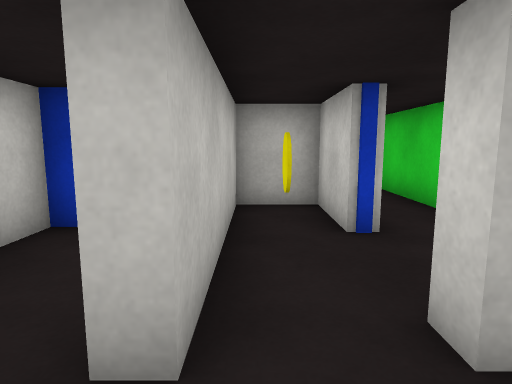
View 1 (above)

21 first-person views from a walk through a Unity game level. The camera is 1.2 m above the floor, tilts 8° down and sees 75° across. The floor is counted in squares, 1 m on a side. Each view is taken from the middle of a square. On the plan, view 1 faces up. The plan holds only what a view shows up to about 14 squares ahead; the rest is blank. The player is left out. Surface patterns are stand-ins for the level's own textures.

View 2
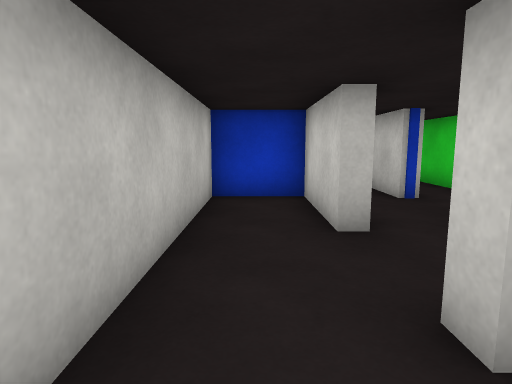

View 3
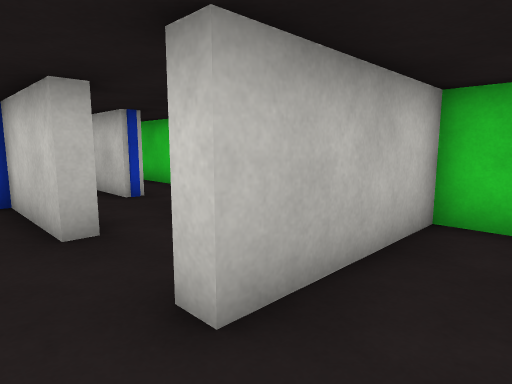

View 4
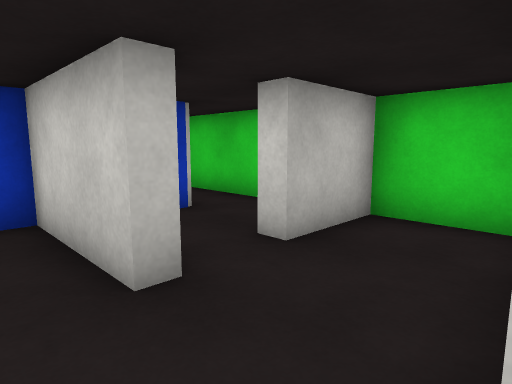

View 5
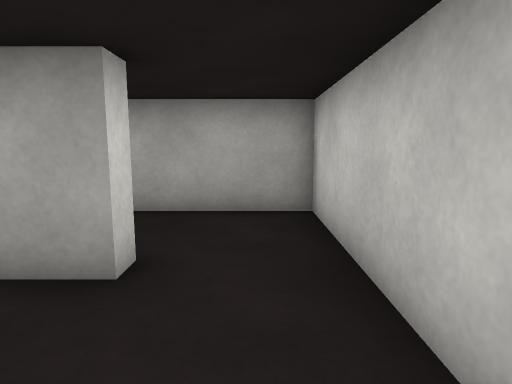

View 6
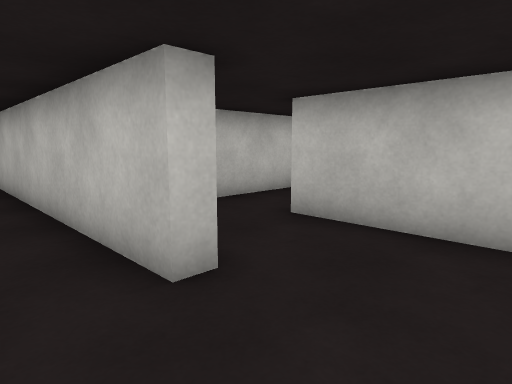

View 7
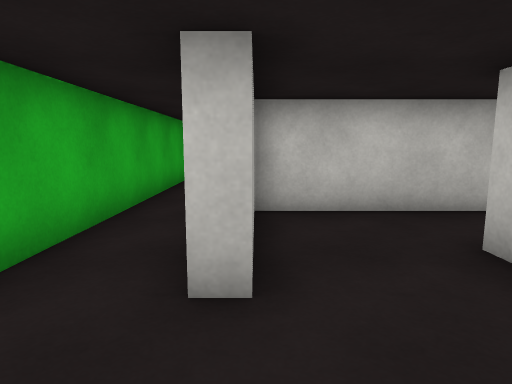

View 8
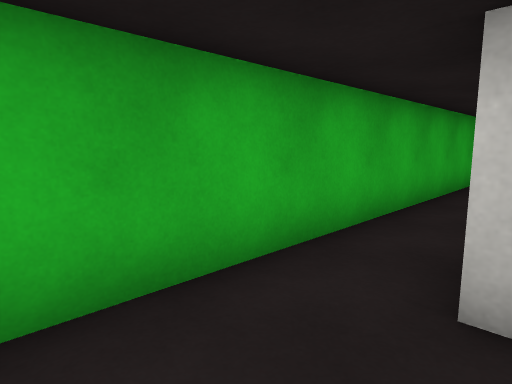

View 9
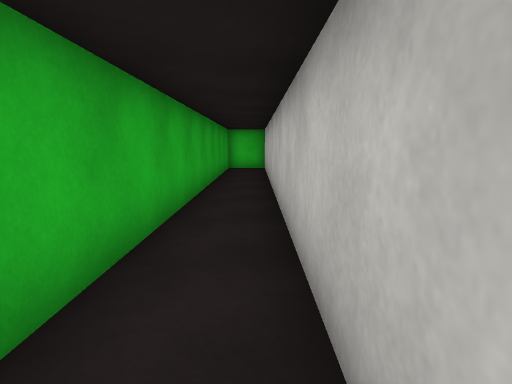

View 10
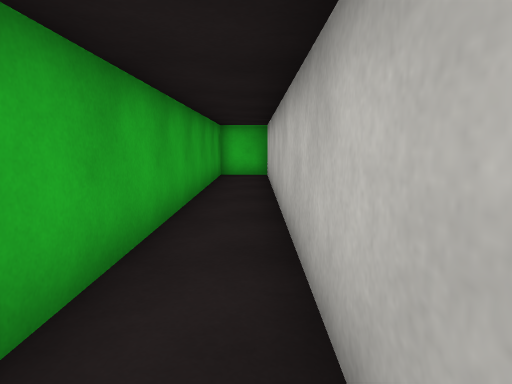

View 11
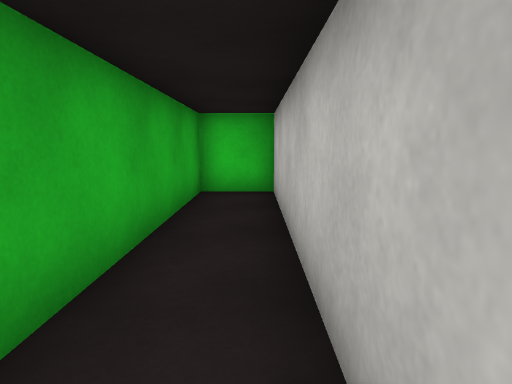

View 12
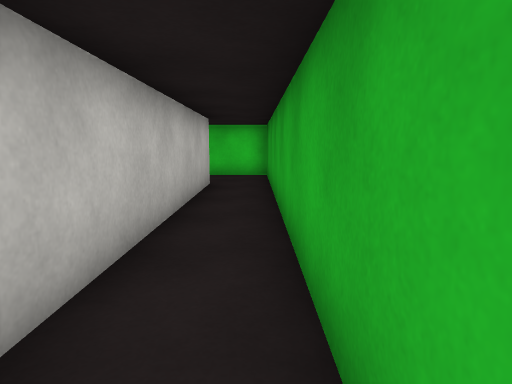

View 13
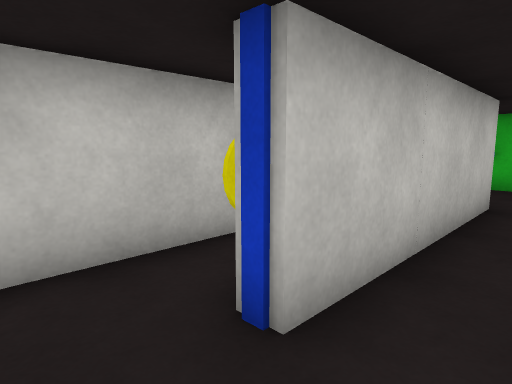

View 14
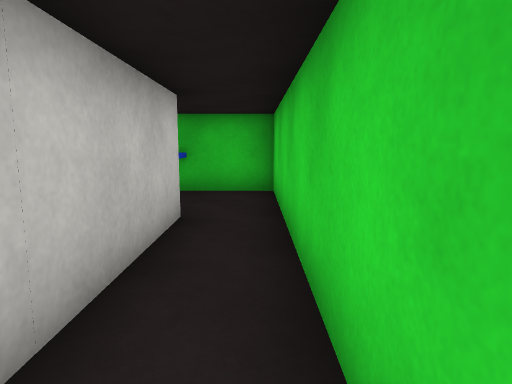

View 15
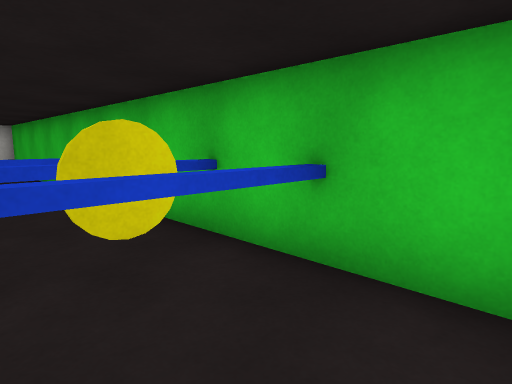

View 16
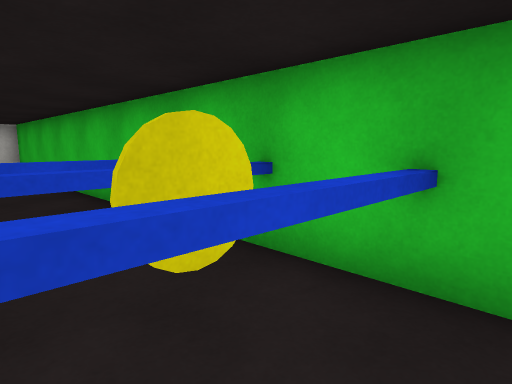

View 17
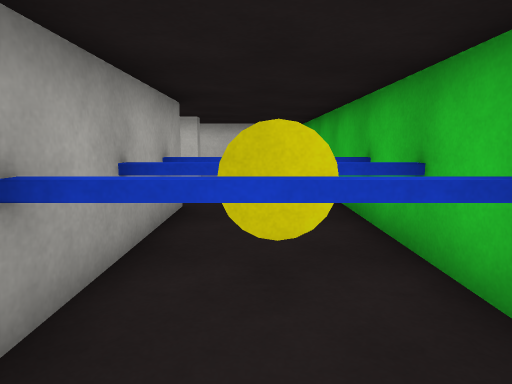

View 18
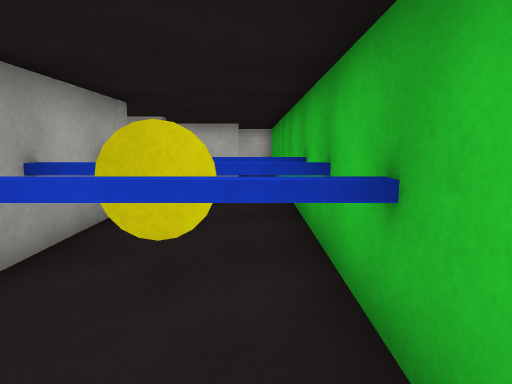

View 19
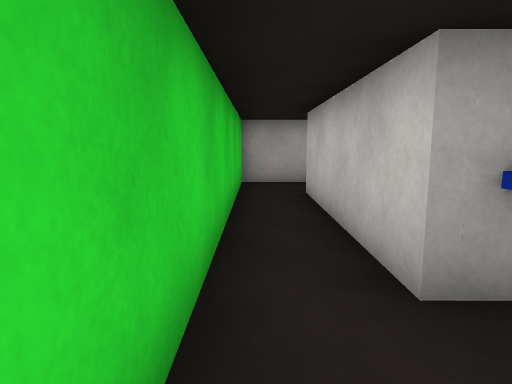

View 20
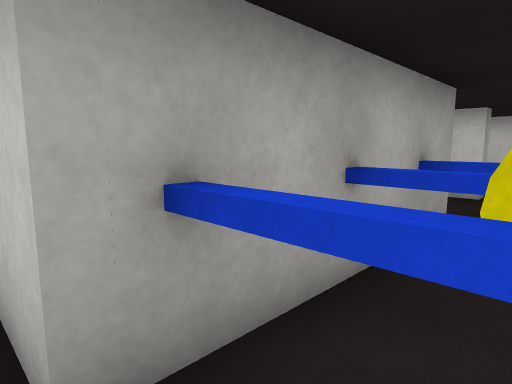

View 21
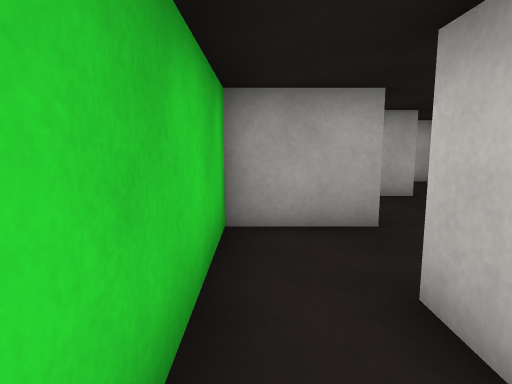

### Floor plan
Points are (right, up) in squares from view 1. A wall is a line through its corners. A room is listed if a view was taken in it or the views show most of it. See-through windows are left out.
Room 1 (views 1, 4, 5)
walls: (-0.4, 2.6) (-0.4, 1.6) (-0.9, 1.6) (-0.9, 4.8) (-3, 4.8) (-3, -1.6); (-0.9, -1.4) (-0.9, -0.9) (0.4, -0.9); (3.5, -0.4) (3.5, 1.6) (1.2, 1.6) (1.2, 2.1)
ways out: opening at (-1.5, -1) to room 2; opening at (0.5, 2) to room 5
Room 2 (views 2, 3)
walls: (-3, -1.6) (-3, -4) (-0.5, -4)
ways out: opening at (-1.5, -1) to room 1; opening at (0, -2.5) to room 3
Room 3 (views 6, 7, 8, 9, 10, 11, 12)
walls: (-0.5, -4) (0.5, -4) (0.5, -4.5) (-18.6, -4.5) (-18.6, -6.4) (3.5, -6.4) (3.5, -4.1); (3.5, -2.4) (3.5, -1.4) (-0.9, -1.4)
ways out: opening at (0, -2.5) to room 2
Room 4 (views 13, 14, 15, 16, 17, 18, 19, 20, 21)
walls: (1.7, 10.5) (1.7, 4.5); (1.2, 2.1) (3.5, 2.1) (3.5, 13.8) (1, 13.8)
low walls: (1.2, 13.9) (1.2, 10.5)
ways out: opening at (2, 3.5) to room 5; gap at (1, 12) to room 6
Room 5 (no view inside)
walls: (1.7, 4.5) (1.2, 4.5) (1.2, 6.7) (-0.4, 6.7) (-0.4, 2.6)
ways out: opening at (0.5, 2) to room 1; opening at (2, 3.5) to room 4
Room 6 (no view inside)
walls: (1, 13.8) (-1.5, 13.8); (-1.4, 10.5) (1.7, 10.5)
low walls: (-0.4, 12.1) (-0.4, 10.5); (-0.4, 13.9) (-0.4, 12.5)
ways out: gap at (1, 12) to room 4
objects: yellow coin (0, 12)

Where each view was taken, in squares from view 1:
view 1: 0 up, 0 right, facing up
view 2: 3 down, 2 left, facing up
view 3: 3 down, 2 left, facing up-right
view 4: 1 down, 2 left, facing up-right
view 5: 2 up, 2 left, facing down
view 6: 6 down, 3 right, facing up-left
view 7: 4 down, 3 right, facing left
view 8: 4 down, 3 right, facing down-left
view 9: 5 down, 1 left, facing left
view 10: 5 down, 5 left, facing left
view 11: 5 down, 10 left, facing left
view 12: 6 down, 10 left, facing right
view 13: 3 up, 3 right, facing up-left
view 14: 5 up, 3 right, facing up
view 15: 11 up, 3 right, facing up-left
view 16: 11 up, 2 right, facing up-left
view 17: 12 up, 3 right, facing left
view 18: 13 up, 3 right, facing left
view 19: 13 up, 3 right, facing down
view 20: 12 up, 2 right, facing down-left
view 21: 7 up, 3 right, facing down
